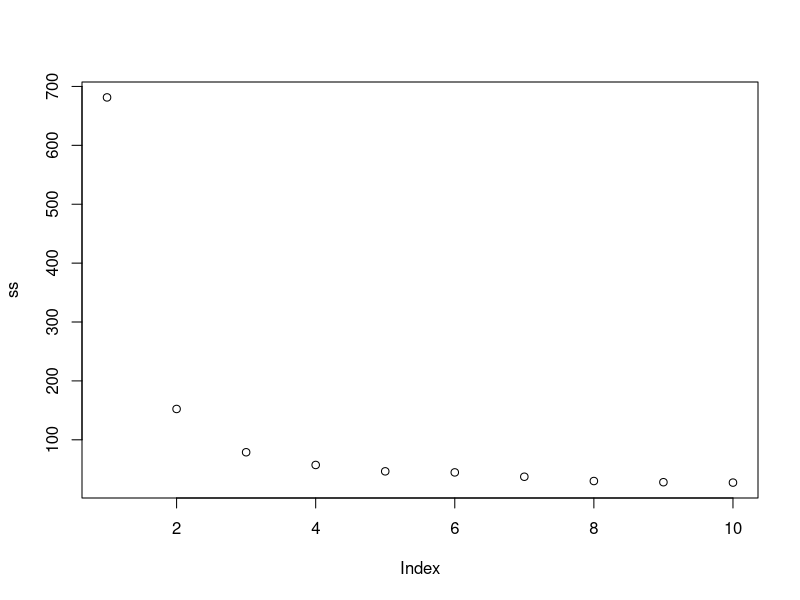

The R script that drew this image:
## ---- chunk 1
head(iris)
## ---- chunk 2
k_list <- c(1:10)
ss <- c()
for (K in seq_along(k_list)){
  k_means.model.1 <- kmeans(iris[,1:4],K)
  ss[K] <- k_means.model.1$tot.withinss
}
plot(ss)
## ---- chunk 3
length(unique(iris$Species))
## ---- chunk 4
set.seed(123)
k_means.model.1 <- kmeans(iris[,1:4],3)
k_means.model.1
## ---- chunk 5
table(k_means.model.1$cluster, iris$Species)
## ---- chunk 6
k_means.model.2 <- kmeans(iris[,1:2],3)
table(k_means.model.2$cluster,iris$Species)
## ---- chunk 7
k_means.model.3 <- kmeans(iris[,3:4],3)
table(k_means.model.3$cluster,iris$Species)
